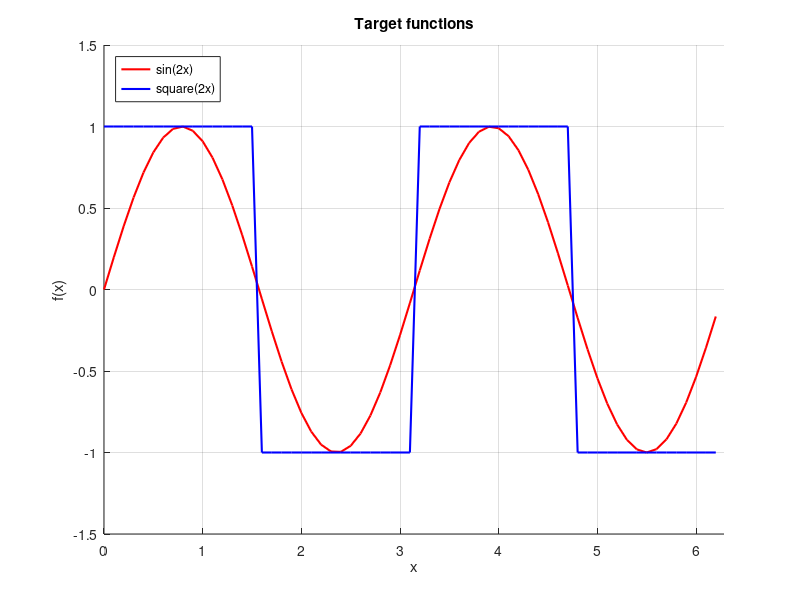
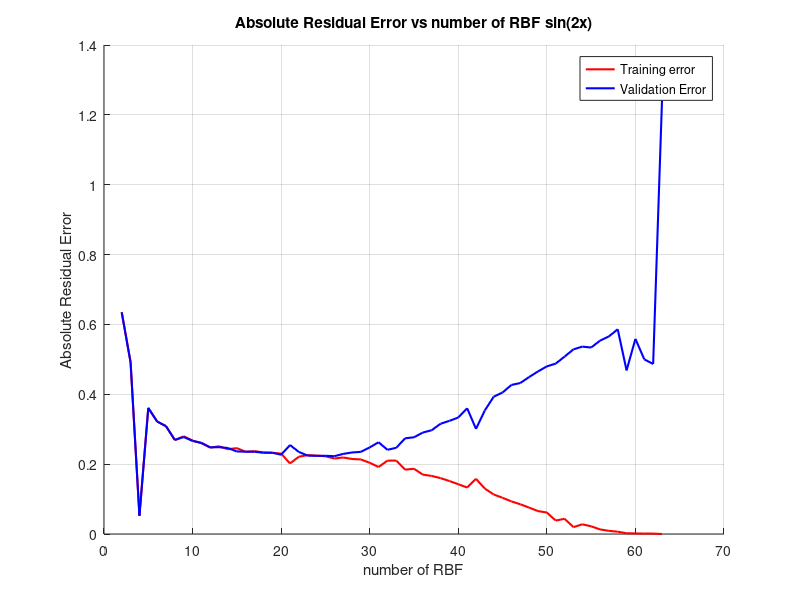
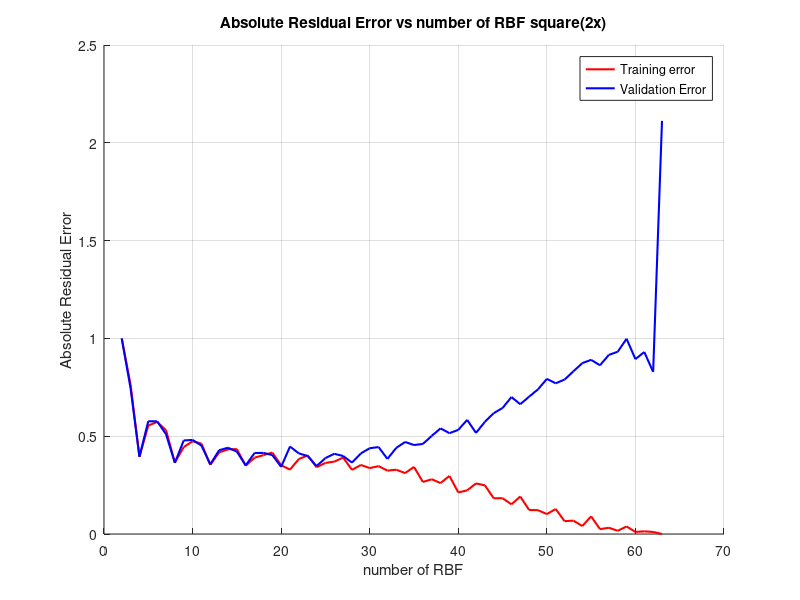
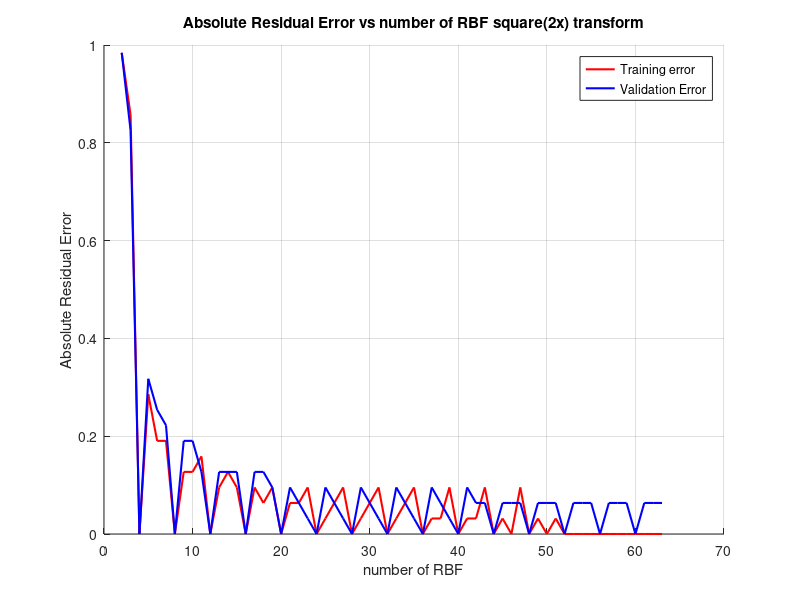

The MATLAB script that drew these images, in order:
%% Batch mode using Least Squares

clear
close all


% Data generation and plot

x = (0:0.1:2*pi)'; % input
x_val = (0.05:0.1:2*pi)'; % validation samples
N = length(x); % Number of input samples

f_sin = sin(2*x); % sin(2x) (target 1)
f_sq = 1*(f_sin>=0) -1 * (f_sin<0); % square(2x) (target 2)

f_sin_val = sin(2*x_val); % sin(2x) (validation)
f_sq_val = 1*(f_sin_val>=0) -1 * (f_sin_val<0); % square(2x) (validation)
% Plot of both sin(2x) and square(2x)

figure(1)
hold on
plot(x,f_sin,'r','LineWidth',1.5)
plot(x,f_sq,'b','LineWidth',1.5)
legend('sin(2x)','square(2x)','Location','NorthWest')
title('Target functions')
xlabel('x')
ylabel('f(x)')
axis([0 2*pi -1.5 1.5])
grid on
hold off

% RBF generation (mean and variance)

abs_err_sin = [];
abs_err_sq = [];
abs_err_sq_round= [];

abs_err_sin_val = [];
abs_err_sq_val = [];
abs_err_sq_round_val = [];

for n = 2:63 % n = number of RBF


mean = linspace(0+pi/n,2*pi-pi/n,n); % Equispaced RBF (between 0 and 2pi)
sigma = (mean(end)-mean(end-1))/4; % std_dev

%Plot of RBFs

% t = 0:0.01:2*pi;
% figure(2)
% hold on
% for i = 1:length(mean)
%     plot(t,exp(-(t-mean(i)).^2/sigma.^2),'LineWidth',1.5)
% end
% axis([0 2*pi 0 1.2])
% title('RBFs')
% xlabel('x')
% ylabel('\phi_{i}(x)')
% hold off

phi = zeros(N,n);

% Populate phi matrix
for k=1:n
    phi(:,k) = exp(-0.5*(x-mean(k)).^2/sigma.^2);
end

w_sine = inv(phi'*phi)*phi'*f_sin;
w_sq = inv(phi'*phi)*phi'*f_sq;

% Validation and Error calculation (using hold-out validation set)

% Populate phi_val matrix

phi_val = zeros(N,n);

for k=1:n
    phi_val(:,k) = exp(-0.5*(x_val-mean(k)).^2/sigma.^2);
end

abs_err_sin(end+1) = sum(abs(phi*w_sine-f_sin))/length(abs(phi*w_sine-f_sin));
abs_err_sq(end+1) = sum(abs(phi*w_sq-f_sq))/length(abs(phi*w_sq-f_sq));
abs_err_sq_round(end+1) =sum(abs(sign(phi*w_sq)-f_sq))/length(abs(phi*w_sq-f_sq));

abs_err_sin_val(end+1) = sum(abs(phi_val*w_sine-f_sin_val))/length(abs(phi_val*w_sine-f_sin_val));
abs_err_sq_val(end+1) = sum(abs(phi_val*w_sq-f_sq_val))/length(abs(phi_val*w_sq-f_sq_val));
abs_err_sq_round_val(end+1) = sum(abs(sign(phi_val*w_sq)-f_sq_val))/length(abs(phi_val*w_sq-f_sq_val));
end


figure(3)
hold on
plot(2:n,abs_err_sin,'r','LineWidth',1.5)
plot(2:n,abs_err_sin_val,'b','LineWidth',1.5)
title('Absolute Residual Error vs number of RBF sin(2x)')
xlabel('number of RBF')
ylabel('Absolute Residual Error')
legend('Training error','Validation Error','Location','NorthEast')
%axis([10 63 0 0.4])
grid on
hold off

figure(4)
hold on
plot(2:n,abs_err_sq,'r','LineWidth',1.5)
plot(2:n,abs_err_sq_val,'b','LineWidth',1.5)
title('Absolute Residual Error vs number of RBF square(2x)')
xlabel('number of RBF')
ylabel('Absolute Residual Error')
legend('Training error','Validation Error','Location','NorthEast')
grid on
%axis([10 63 0 0.4])
hold off

figure(5)
hold on
plot(2:n,abs_err_sq_round,'r','LineWidth',1.5)
plot(2:n,abs_err_sq_round_val,'b','LineWidth',1.5)
title('Absolute Residual Error vs number of RBF square(2x) transform')
xlabel('number of RBF')
ylabel('Absolute Residual Error')
legend('Training error','Validation Error','Location','NorthEast')
grid on
%axis([10 63 0 0.4])
hold off



